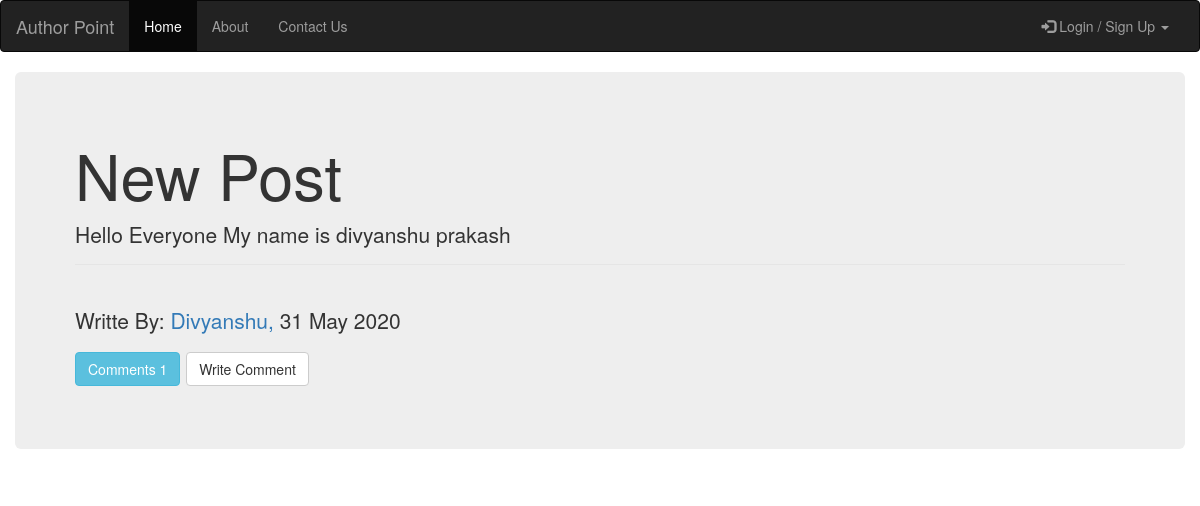
Page /post_detail/2/ on the committed database.
### blog/models.py (models this page shows, shortened)
class Post(models.Model):
    author = models.ForeignKey(User,on_delete=models.CASCADE,related_name='posts')
    title = models.CharField(max_length=100)
    text = models.CharField(max_length=1000)
    created_date = models.DateTimeField(default=timezone.now)
    published_date = models.DateTimeField(default='2050-12-15')

### blog/views.py (the view)
# urls.py: url(r'^post_detail/(?P<pk>\d+)/$',views.PostDetailView.as_view(),name='post_detail'),
class PostDetailView(DetailView):
    model = Post
    context_object_name = 'post_detail'
    template_name = 'post_detail.html'

### blog/templates/blog/post_detail.html (shortened to what this page needs)
{% extends 'blog/base.html'%}
{% block body_block %}
  <div class="container-fluid">
    <div class="jumbotron">
      <h1 style='text_align:center;'>{{post_detail.title}}</h1>
      <p>{{post_detail.text}}</p>
      <legend></legend>
      <br>
   {% if user.is_authenticated and post_detail.author == user %}
   <p><span>Published On: {{post_detail.published_date|date:'d M Y'}}</span></p><p>  <a class='btn btn-info' href="{% url 'blog:post_comments' pk=post_detail.pk %}"> Comments {{post_detail.comments.count}}
  </a><span> <a class='btn btn-danger' href="{% url 'blog:delete_post' pk=post_detail.pk %}"> Delete Post</a></span>
   <span> <a class='btn btn-primary' href="{% url 'blog:update_post' pk=post_detail.pk %}">Update Post</a></span></p>
    {%else%}
   <p><span>Writte By:<a href="{% url 'blog:author_posts' pk=post_detail.author.pk %}"> {{post_detail.author.username}}, </a></span><span> {{post_detail.published_date|date:'d M Y'}}</span></p>
 <p><span><a class='btn btn-info' href="{% url 'blog:post_comments' pk=post_detail.pk %}">Comments {{post_detail.comments.count}} </a></span>
       <span><a class='btn btn-default' href="{% url 'blog:write_comment' pk=post_detail.pk %}">Write Comment</a></span></p>
       {% endif %}
    </div>
  </div>
{% endblock %}

### rows in the picture
Post: title "New Post", text "Hello Everyone My name is divyanshu prakash", author.username "Divyanshu", published_date "31 May 2020", comments.count "1"
